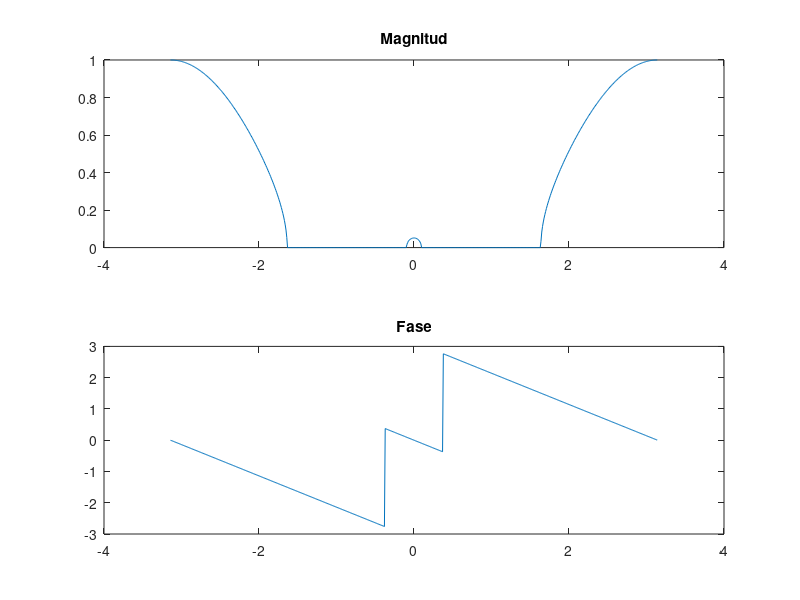

Source code (MATLAB):
% Tecnologico de Costa Rica
% Escuela de Ingenieria Electronica
% El-5805 Procesamiento Digital de Señales

% This Octave File solves the
% problems given for the Course
% Digital Signal Processing

w = -pi:0.01:pi;
j = sqrt(-1);

b0 = 0.366176641;
w0 = 0.12*pi;

f = b0*(1 - 2*cos(w0)*exp(-j*w) + exp(-2*j*w));

H = b0 * sqrt( 2 - 4*cos(w0)*cos(w) + 2*cos(2*w) + 4*cos(w0)^2 - 4*cos(w0));

figure('name', 'Exercise #9 - Digital Signal Processing');
subplot(2,1,1); p1 = plot(w,H); title('Magnitud');

subplot(2,1,2); p3 = plot(w,angle(f)); title('Fase');
